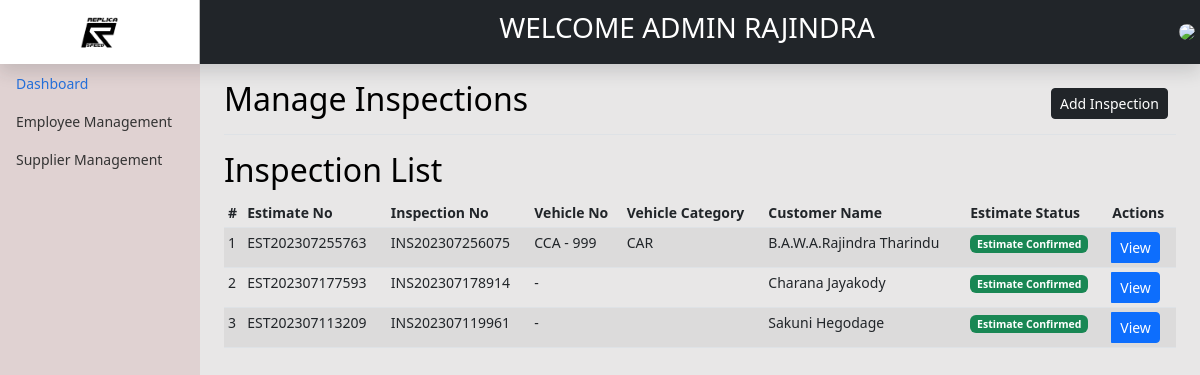
The page /backend/inspection/viewIEstimates.php (signed in) on the database its author committed.
### tables this page shows
CREATE TABLE IF NOT EXISTS `estimate` (
  `EstimateID` int(11) NOT NULL AUTO_INCREMENT,
  `EstimateNo` varchar(255) NOT NULL,
  `InspectionId` int(11) NOT NULL,
  `EstimateStatus` int(1) NOT NULL,
  `AddUser` int(11) NOT NULL,
  `AddDate` date NOT NULL,
  `UpdateCustomer` int(11) DEFAULT NULL,
  `UpdateCusDate` date DEFAULT NULL,
  PRIMARY KEY (`EstimateID`)
);

CREATE TABLE IF NOT EXISTS `inspections` (
  `InspectionId` int(11) NOT NULL AUTO_INCREMENT,
  `InspectionNo` varchar(255) NOT NULL,
  `VehicleNo` varchar(255) NOT NULL,
  `CustomerName` varchar(255) NOT NULL,
  `Millege` varchar(255) NOT NULL,
  `FuelType` varchar(255) DEFAULT NULL,
  `inspectionNotes` varchar(255) DEFAULT NULL,
  `Status` int(1) NOT NULL,
  `AddUser` int(11) NOT NULL,
  `AddDate` date NOT NULL,
  `UpdateUser` int(11) DEFAULT NULL,
  `UpdateDate` date DEFAULT NULL,
  PRIMARY KEY (`InspectionId`)
);

CREATE TABLE IF NOT EXISTS `customervehicles` (
  `vehicleId` int(11) NOT NULL AUTO_INCREMENT,
  `CustomerID` int(11) NOT NULL,
  `VehicleType` int(11) NOT NULL,
  `VehicleBrand` int(11) DEFAULT NULL,
  `VehicleModel` int(11) NOT NULL,
  `VehicleImage` varchar(255) NOT NULL,
  `registerLetter` varchar(20) NOT NULL,
  `RegistrationNo` varchar(255) NOT NULL,
  PRIMARY KEY (`vehicleId`)
);

CREATE TABLE IF NOT EXISTS `vehicle_catergories` (
  `VCatergoryId` int(11) NOT NULL AUTO_INCREMENT,
  `CatergoryName` varchar(10) NOT NULL,
  `CatergoryStatus` int(1) NOT NULL,
  `AddUser` int(10) NOT NULL,
  `AddDate` date NOT NULL,
  `UpdateUser` int(10) DEFAULT NULL,
  `UpdateDate` date DEFAULT NULL,
  PRIMARY KEY (`VCatergoryId`)
);

CREATE TABLE IF NOT EXISTS `customer` (
  `CustomerID` int(11) NOT NULL AUTO_INCREMENT,
  `Email` varchar(30) NOT NULL,
  `Password` varchar(255) NOT NULL,
  `NIC` varchar(12) NOT NULL,
  `FirstName` varchar(255) NOT NULL,
  `LastName` varchar(255) NOT NULL,
  `HouseNo` varchar(10) NOT NULL,
  `Lane` varchar(50) NOT NULL,
  `Street` varchar(50) NOT NULL,
  `City` varchar(20) NOT NULL,
  `Gender` varchar(10) NOT NULL,
  `Status` int(1) NOT NULL,
  `AddUser` int(11) DEFAULT NULL,
  `AddDate` date DEFAULT NULL,
  `UpdateUser` int(11) DEFAULT NULL,
  `UpdateDate` date DEFAULT NULL,
  PRIMARY KEY (`CustomerID`)
);

### backend/inspection/viewIEstimates.php (the view, shortened to what this page needs)
<?php include'../header.php'; ?>
<main class="col-md-9 ms-sm-auto col-lg-10 px-md-4">
    <div
        class="d-flex justify-content-between flex-wrap flex-md-nowrap align-items-center pt-3 pb-2 mb-3 border-bottom">
        <h1 class="h2">Manage Inspections</h1>
        <div class="btn-toolbar mb-2 mb-md-0">
            <div class="btn-group me-2">
                <a href="addInspectionRegCustomer.php" class="btn btn-sm btn-dark">Add Inspection</a>
            </div>
        </div>
    </div>
    <h2>Inspection List</h2>
    <div class="table-responsive">
        <?php
        $db = dbconn();
        $sql = "SELECT est.EstimateID,"
                . "est.EstimateNo,"
                . "est.AddDate,"
                . "est.InspectionId,"
                . "est.EstimateStatus,"
                . "ins.InspectionNo,"
                . "cv.registerLetter,"
                . "cv.RegistrationNo,"
                . "vc.CatergoryName,"
                . "cus.FirstName,"
                . "cus.LastName FROM estimate est "
                . "LEFT JOIN inspections ins ON ins.InspectionId=est.InspectionId "
                . "LEFT JOIN customervehicles cv ON ins.VehicleNo=cv.vehicleId "
                . "LEFT JOIN vehicle_catergories vc ON cv.VehicleType= vc.VCatergoryId "
                . "LEFT JOIN customer cus ON ins.CustomerName=cus.CustomerID "
                . "ORDER BY est.AddDate DESC;";
        $result = $db->query($sql);
        ?>
        <table class="table table-striped table-sm">
            <thead>
                <tr>
                    <th scope="col">#</th>
                    <th scope="col">Estimate No</th>
                    <th scope="col">Inspection No</th>
                    <th scope="col">Vehicle No</th>
                    <th scope="col">Vehicle Category</th>
                    <th scope="col">Customer Name</th>
                    <th scope="col">Estimate Status</th>
                    <th>Actions</th>
                </tr>
            </thead>
            <tbody>
                <?php
                if ($result->num_rows > 0) {
                    $n = 1;
                    while ($row = $result->fetch_assoc()) {
                        ?>
                        <tr>
                            <td><?= $n ?></td>
                            <td><?= $row['EstimateNo'] ?></td>
                            <td><?= $row['InspectionNo'] ?></td>
                            <td> <?= $row['registerLetter'] . ' - ' . $row['RegistrationNo'] ?></td>
                            <td><?= $row['CatergoryName'] ?> </td>
                            <td><?= $row['FirstName'] . ' ' . $row['LastName'] ?>
                            </td>
                            <td>
                                <?php
                                $EstimateStatus = $row['EstimateStatus'];
                                $statusDescription = '';
                                switch ($EstimateStatus) {
                                    case 1:
                                        $statusDescription = "Estimate Confirmed";
                                        $statusColor = "badge bg-success";
                                        break;
                                }
                                ?>
                                <span class='<?= $statusColor; ?>'><?= $statusDescription; ?> </span>
                            </td>
                            <td>
                                <form method='post' action="EstimateReport.php" class="btn-group">
                                    <button class="btn btn-primary btn-sm" type="submit" name="action" value="view">View</button>
                                </form>
                            </td>
                        </tr>
                        <?php
                        $n++;
                    }
                }
                ?>
            </tbody>
        </table>
    </div>
</main>
<?php include'../footer.php'; ?>

### backend/assets/css/dashboard.css (style rules this page uses)
body { font-size: .875rem; }

### rows shown on the page
estimate: EstimateNo "EST202307255763", InspectionId.InspectionNo "INS202307256075", customervehicles.registerLetter "CCA", customervehicles.RegistrationNo "999", vehicle_catergories.CatergoryName "CAR", customer.FirstName "B.A.W.A.Rajindra", customer.LastName "Tharindu", EstimateStatus "Estimate Confirmed"
estimate: EstimateNo "EST202307177593", InspectionId.InspectionNo "INS202307178914", customer.FirstName "Charana", customer.LastName "Jayakody", EstimateStatus "Estimate Confirmed"
estimate: EstimateNo "EST202307113209", InspectionId.InspectionNo "INS202307119961", customer.FirstName "Sakuni", customer.LastName "Hegodage", EstimateStatus "Estimate Confirmed"

### other values the page prints
$_SESSION["userrole"] "ADMIN"
$_SESSION["FirstName"] "RAJINDRA"
